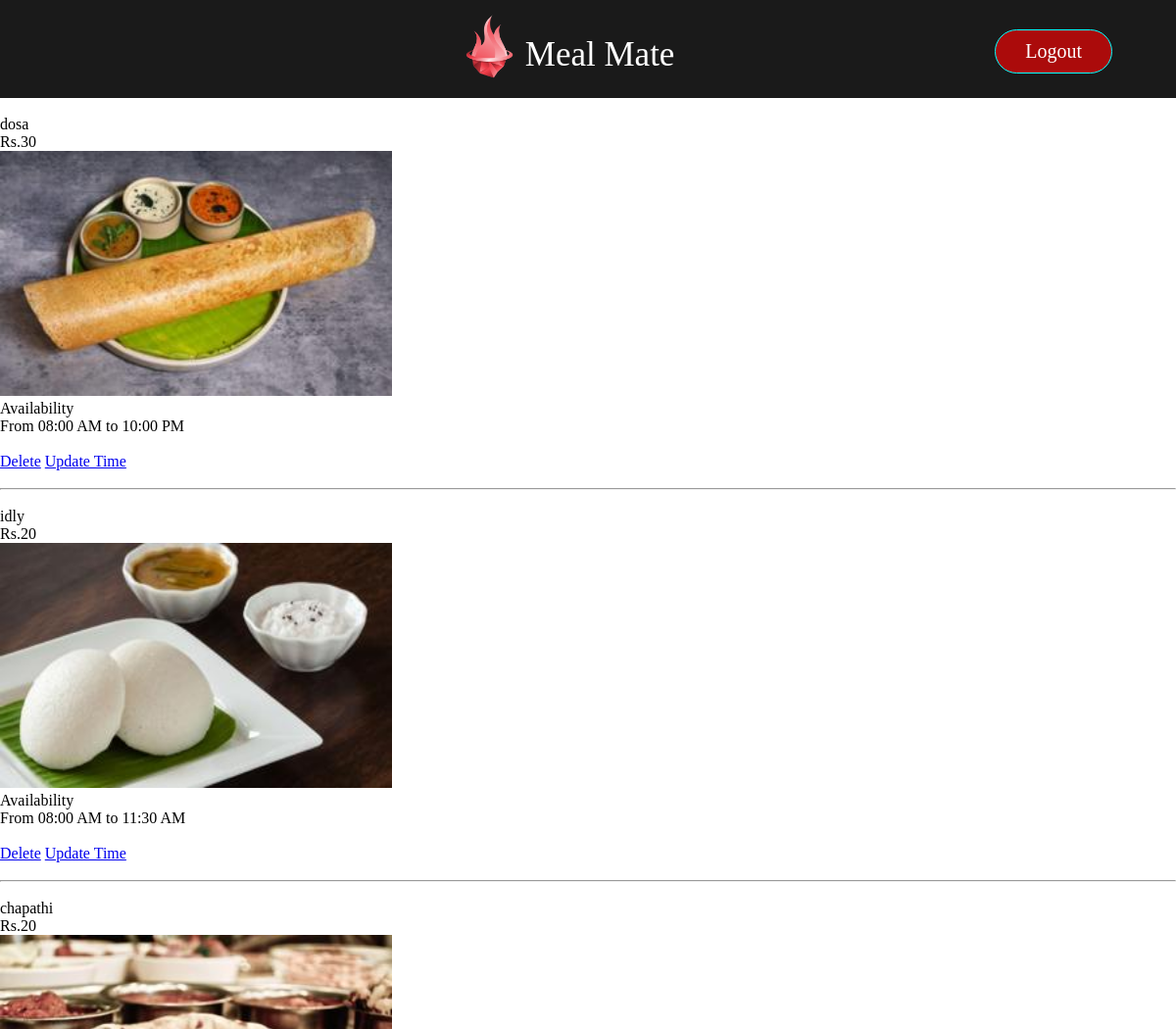
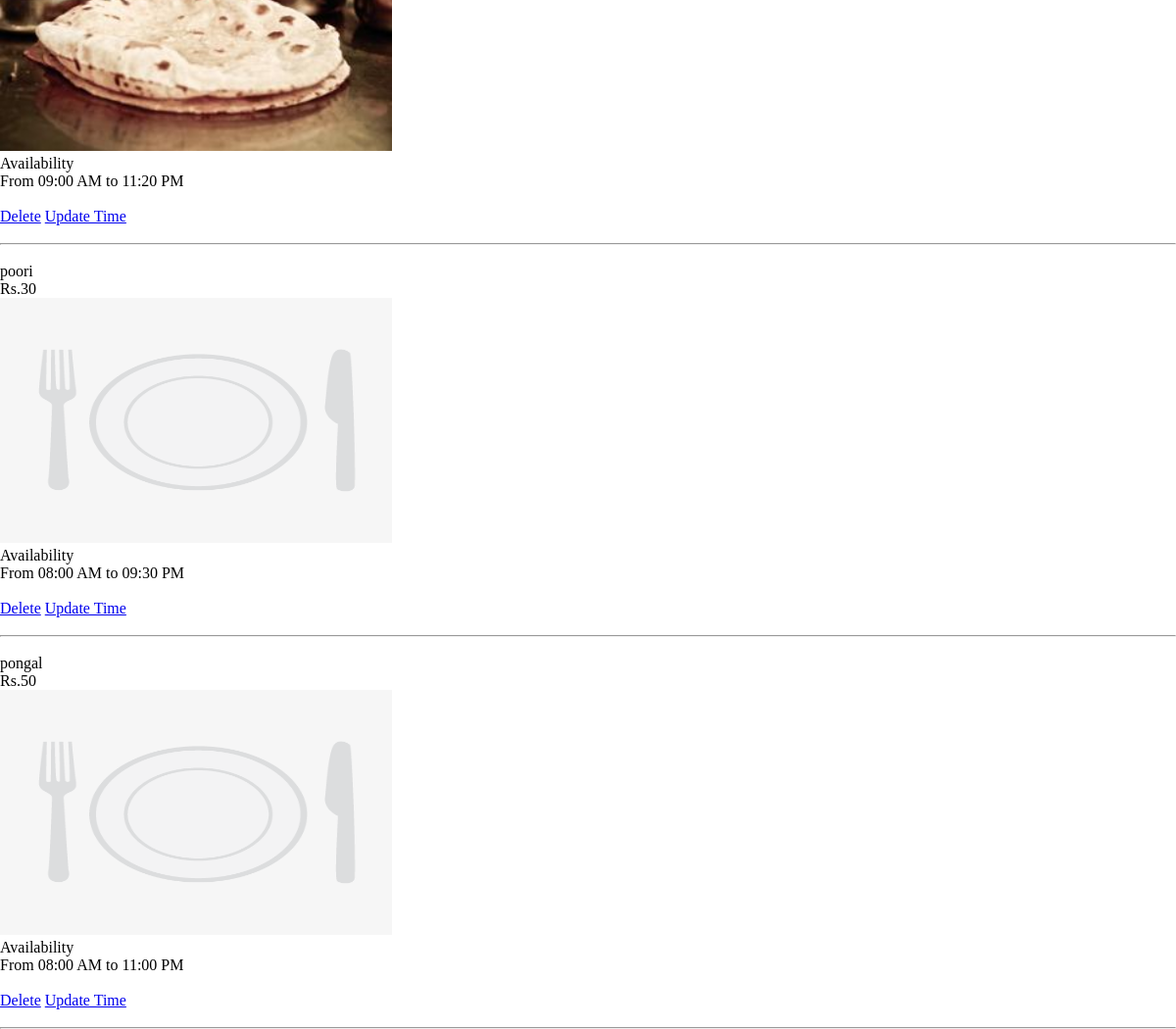
The app's page /viewMenu (signed in), older data (2 pictures, top to bottom).
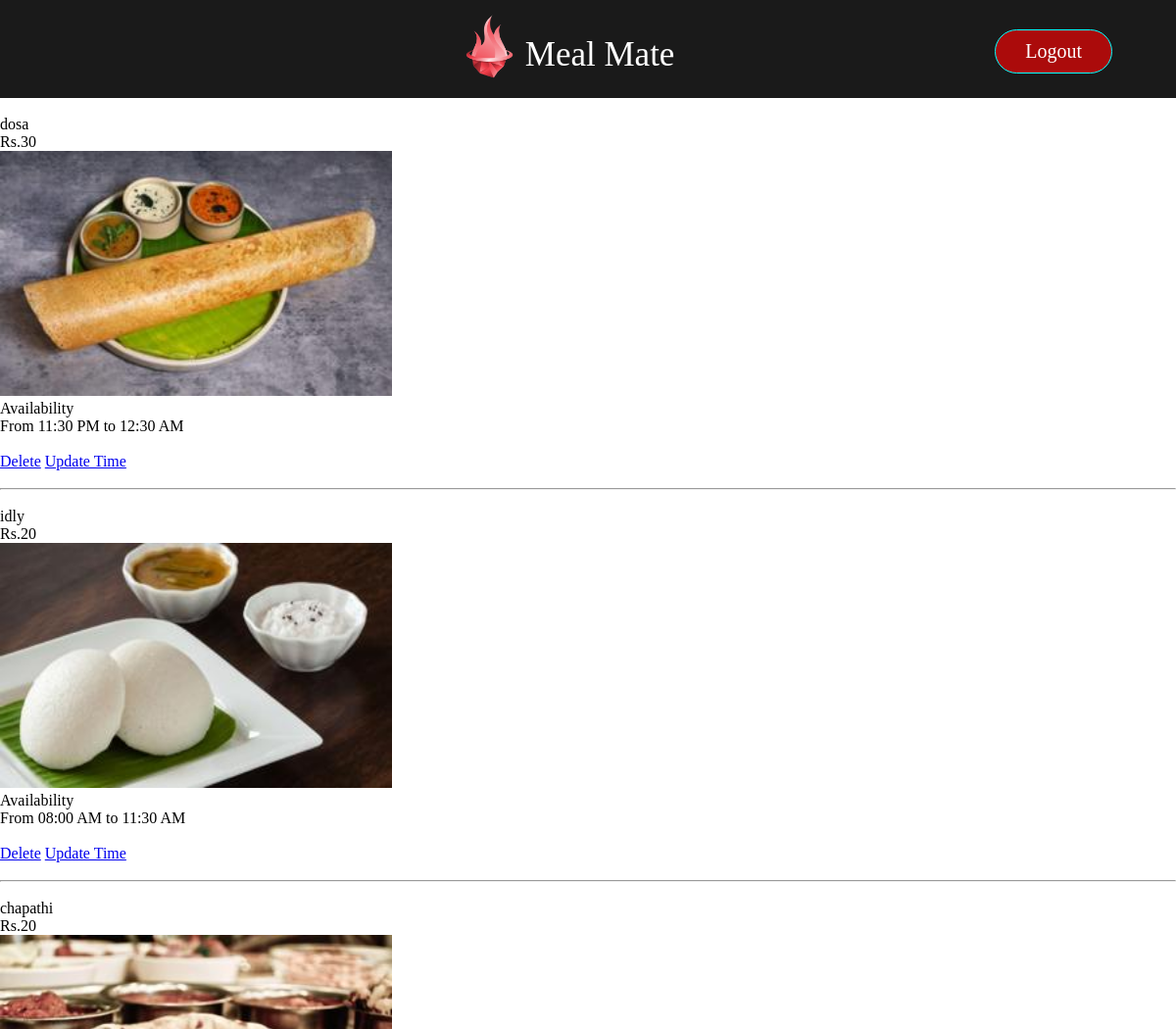
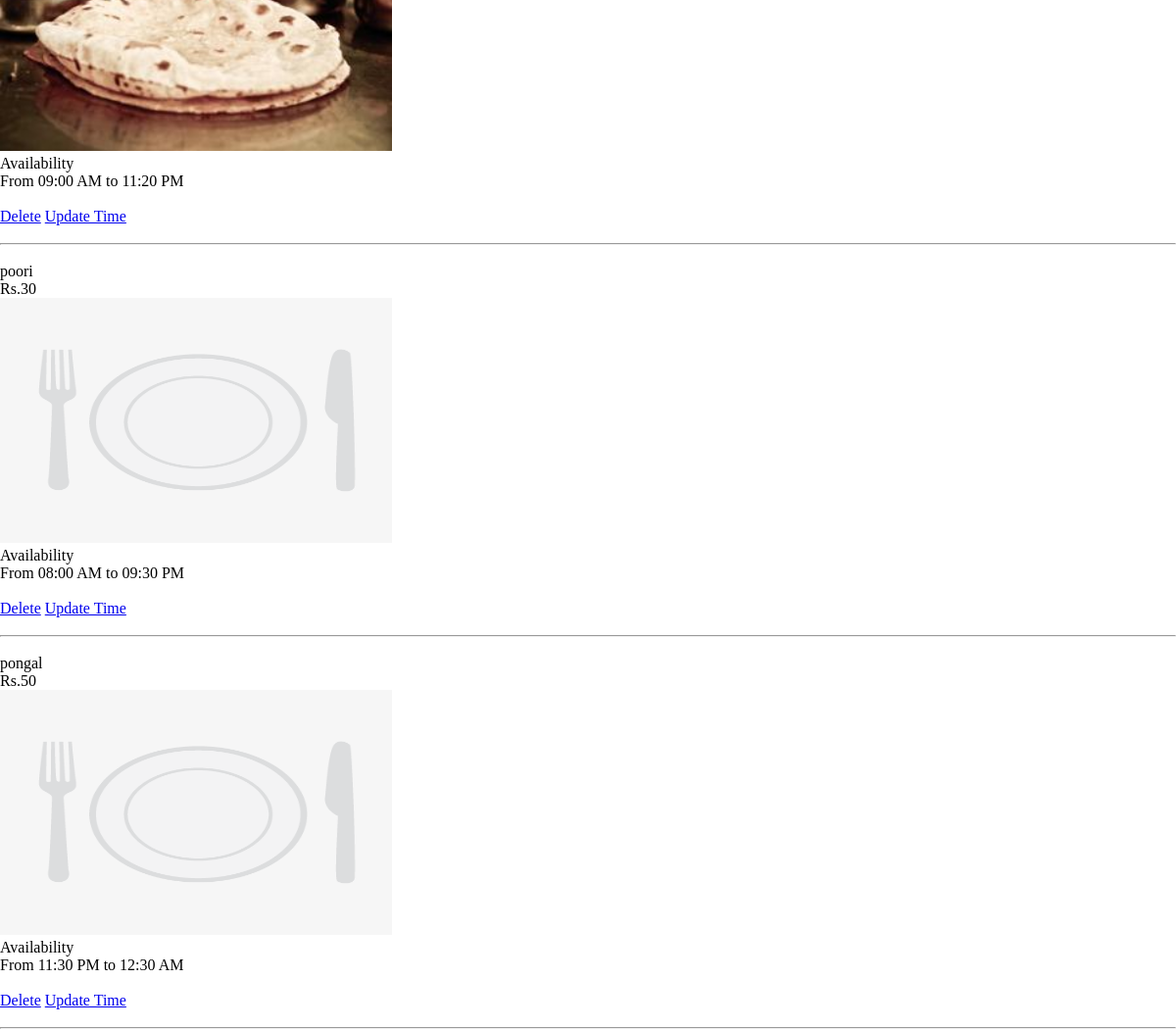
The same page, newer data (2 pictures, top to bottom).
### app.py (models this page shows, shortened)
class menu(db.Model):
    __tablename__ = "menu"
    id = db.Column(db.Integer,primary_key=True)
    name = db.Column(db.Text)
    price = db.Column(db.Integer)
    image = db.Column(db.Text, default='default.png')
    from_time = db.Column(db.Text)
    to_time = db.Column(db.Text)
    abs_from_time = db.Column(db.Time)
    abs_to_time = db.Column(db.Time)

### app.py (the view)
@app.route('/viewMenu')
@login_required
def viewMenu():
    if current_user.is_authenticated and current_user.role == 'employee':
        compMenu = menu.query.all()
        op=0
        return render_template('viewMenu.html', compMenu=compMenu,op=op)
    else:
        return 'Entry Restricted! Only Employees Allowed'

### app.py (called while the page is built)
@login_manager.user_loader
def load_user(id):
    return signup.query.get(id)

### templates/viewMenu.html (shortened to what this page needs)
{% extends 'base.html' %}
{% block content %}
{% for food in compMenu %}
    <div id="{{ food.id }}">
        <br />
        <p>{{food.name}}</p>
        <p>Rs.{{food.price}}</p>
        <img src="static/food_pics/{{food.image}}" width="400" height="250" />
        <p>Availability</p>
        <p>From {{food.from_time}} to {{food.to_time}}</p>
        <br />
        <a href="/deleteMenu/{{food.id}}">Delete</a>
        <a href="/updateTime/{{food.id}}">Update Time</a>
        <br /><br />
        <hr />
{% endfor %}
{% endblock %}

Row changes from the older to the newer data that the page shows:
changed menu "dosa": from_time "08:00 AM" → "11:30 PM"; to_time "10:00 PM" → "12:30 AM"
changed menu "pongal": from_time "08:00 AM" → "11:30 PM"; to_time "11:00 PM" → "12:30 AM"
